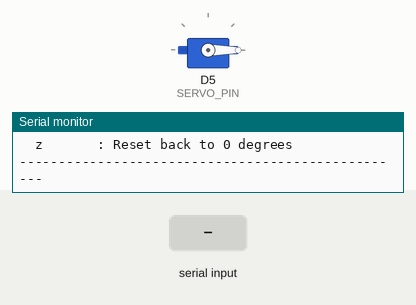
Recording of a sketch running on a simulated ESP8266 (NodeMCU). On the bench: servo, the last lines printed to the serial monitor. Inputs (shaded band) come from the test bench.

Above: at 1.8 s.
1.9 s: "s\n" received over Serial
At 2.36 s:
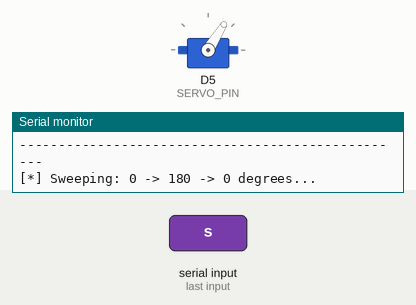
4.9 s: "30,150\n" received over Serial
At 5.2 s:
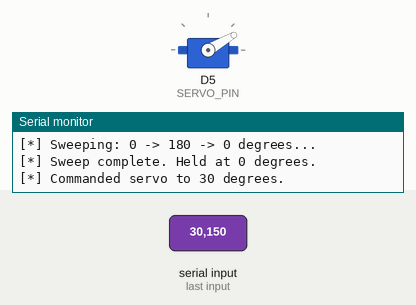
6.4 s: "0\n" received over Serial
At 7.5 s:
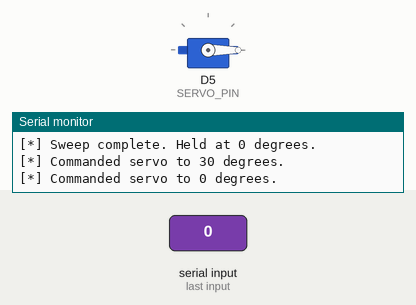
7.9 s: "sweep\n" received over Serial
At 8.67 s:
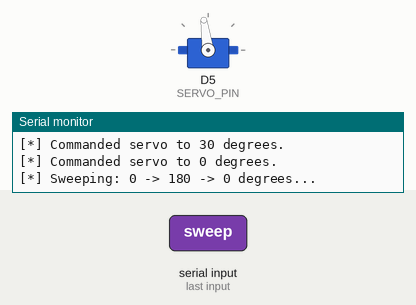
10.9 s: "s\n" received over Serial
At 11.94 s:
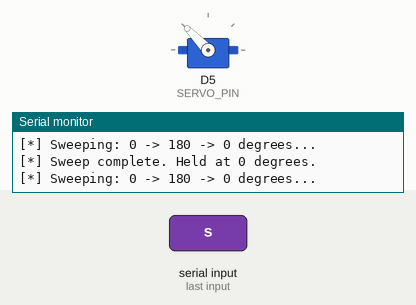
Timing chart, 0 to 14.9 s (numbered marks = the images above; inputs shaded):
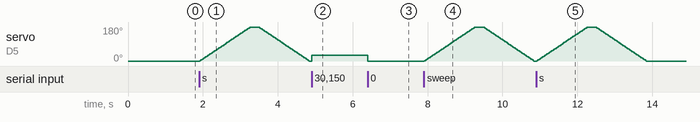

The sketch:

esp8266_direct_servo_tester.ino
```cpp
/*
 * Krypton Bionic Arm - Direct ESP8266 Single Servo Bench Tester
 *
 * Purpose:
 * Tests a single TowerPro MG996R servo directly from ESP8266 pin D5 (GPIO 14)
 * using the built-in Servo library.
 * Zero I2C, zero PCA9685. Tests servos and pulleys directly.
 *
 * Hardware Wiring:
 * 1. ESP8266 USB connects to PC (powers ESP8266 and provides Serial Monitor).
 * 2. Servo Yellow / Orange (PWM Signal Wire) -> ESP8266 Pin D5 (GPIO 14).
 * 3. Servo Red (+5V / +6V Power Wire)         -> Buck Converter OUT+ (6.0V) or 5V Power Supply (+).
 * 4. Servo Brown / Black (Ground Wire)        -> Buck Converter OUT- (GND) AND ESP8266 GND pin!
 *    (CRITICAL: The power supply negative and ESP8266 GND MUST be connected together!)
 *
 * Serial Monitor:
 * Baud Rate: 115200 (set "Newline" or "Both NL & CR" in Arduino IDE)
 */

#include <Arduino.h>
#include <Servo.h>

#define SERVO_PIN 14 // Pin D5 (GPIO 14 on NodeMCU / Wemos D1 Mini)

Servo myServo;
float currentAngle = 0;

void setup() {
    Serial.begin(115200);
    delay(500);

    Serial.println();
    Serial.println("==================================================");
    Serial.println("   KRYPTON - ESP8266 DIRECT SERVO BENCH TESTER    ");
    Serial.println("==================================================");
    Serial.println("Connected Pin: D5 (GPIO 14)");

    // Attach servo with standard 500us to 2500us pulse limits for MG996R
    myServo.attach(SERVO_PIN, 500, 2500);

    // Starts servo at 0 degrees (open hand position)
    myServo.write(0);
    currentAngle = 0;
    delay(100);

    Serial.println("[*] Servo initialized and homed to 0 degrees.");
    Serial.println("[!] Safe to mount yellow winch pulley now.");
    Serial.println();
    Serial.println("Available Commands:");
    Serial.println("  <angle> : Enter any number from 0 to 180 (e.g. '90', '180', '0')");
    Serial.println("  s       : Smooth sweep (0 -> 180 -> 0 degrees)");
    Serial.println("  z       : Reset back to 0 degrees");
    Serial.println("--------------------------------------------------");
}

void sweep() {
    Serial.println("\n[*] Sweeping: 0 -> 180 -> 0 degrees...");
    for (int a = 0; a <= 180; a += 2) {
        myServo.write(a);
        currentAngle = a;
        delay(15);
        yield();
    }
    delay(200);
    yield();
    for (int a = 180; a >= 0; a -= 2) {
        myServo.write(a);
        currentAngle = a;
        delay(15);
        yield();
    }
    Serial.println("[*] Sweep complete. Held at 0 degrees.");
}

void loop() {
    if (Serial.available()) {
        String input = Serial.readStringUntil('\n');
        input.trim();
        if (input.length() == 0) return;

        if (input.equalsIgnoreCase("s") || input.equalsIgnoreCase("sweep")) {
            sweep();
        } else if (input.equalsIgnoreCase("z") || input.equalsIgnoreCase("zero")) {
            myServo.write(0);
            currentAngle = 0;
            Serial.println("[*] Servo moved to 0 degrees.");
        } else if (input == "?" || input.equalsIgnoreCase("help")) {
            Serial.println("Commands: Enter an angle ('0', '90', '180'), 's' to sweep, or 'z' to zero.");
        } else {
            float ang = input.toFloat();
            if (ang >= 0 && ang <= 180) {
                myServo.write((int)ang);
                currentAngle = ang;
                Serial.printf("[*] Commanded servo to %.0f degrees.\n", ang);
            } else {
                Serial.println("[?] Please enter a valid angle between 0 and 180.");
            }
        }
    }
    yield();
}
```

Measured:
- after the input at 1.9 s, servo on D5 (SERVO_PIN): rises from 0° to 180° in 1.4 s, then falls to 0° in 1.6 s
- after the input at 4.9 s, servo on D5 (SERVO_PIN): 0° → 30° at once
- after the input at 6.4 s, servo on D5 (SERVO_PIN): 30° → 0° at once
- after the input at 7.9 s, servo on D5 (SERVO_PIN): rises from 0° to 180° in 1.4 s, then falls to 0° in 1.6 s
- after the input at 10.9 s, servo on D5 (SERVO_PIN): rises from 0° to 180° in 1.4 s, then falls to 0° in 1.6 s
